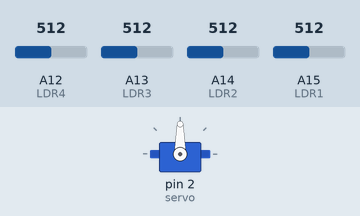
A sketch run on a simulated Arduino Mega 2560, built with avr-gcc and run on an emulated ATmega2560. Parts: servo. The inputs (shaded band) are chosen by the test bench; at power-on: A12 (LDR4) = 512, A13 (LDR3) = 512, A14 (LDR2) = 512, A15 (LDR1) = 512.

Above: at 1.2 s.
1.3 s: A12 (LDR4) set to 965
2.8 s: A12 (LDR4) set to 998
At 3.9 s:
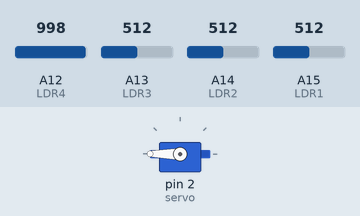
Timing chart, 0 to 5.8 s (numbered marks = the images above; inputs shaded):
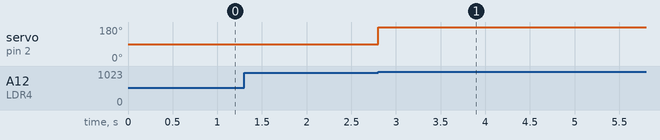

The sketch:

iot.ino
```cpp
#include <Keypad.h>
#include <Servo.h>

// Declaramos los pins de los LDRs
int LDR1 = A15;
int LDR2 = A14;
int LDR3 = A13;
int LDR4 = A12;

// Declaramos el servo
Servo servo;

// Declaramos las entradas del teclado
const byte ROWS = 2;
const byte COLS = 2;

char keys[ROWS][COLS] = {
  {'1','2'},
  {'3','4'}
};

byte rowPins[ROWS] = {39, 37};
byte colPins[COLS] = {31, 33};

Keypad keypad = Keypad(makeKeymap(keys), rowPins, colPins, ROWS, COLS);


void setup() {
    // Hacemos el setup del Serial monitor
    Serial.begin(9600);
    // Inicializamos el tipo de pin
    pinMode(LDR1, INPUT);
    pinMode(LDR2, INPUT);
    pinMode(LDR3, INPUT);
    pinMode(LDR4, INPUT);
    servo.attach(2);
}

void loop() {

    // Leemos el valor de los LDRs
    float ldr1 = analogRead(LDR1);
    float ldr2 = analogRead(LDR2);
    float ldr3 = analogRead(LDR3);
    float ldr4 = analogRead(LDR4);


    // Convertimos sus valores de entrada de 10 bits (maximo 1024) a el máximo de 100
    ldr1 = map(ldr1, 38, 1022, 0, 100);
    ldr2 = map(ldr2, 38, 1022, 0, 100);
    ldr3 = map(ldr3, 38, 1022, 0, 100);
    ldr4 = map(ldr4, 38, 1022, 0, 100);

    // Obtenemos el promedio
    float avg = (ldr1 + ldr2 + ldr3 + ldr4) / 4.0;

    // En caso el promedio sea > a 60, encendemos el servo
    if (avg >= 60) {
        servo.write(180);
    }

    // Leemos el valor del keypad
    char key = keypad.getKey();

    // Si es que se presionó una tecla, mostramos el valor del LDR correspondiente
    if (key != NO_KEY) {
        if (key == '1'){
            Serial.println("LDR elegido: 1");
            Serial.println("Valor: " + String(ldr1) + "%");
        }
        if (key == '2'){
            Serial.println("LDR elegido: 2");
            Serial.println("Valor: " + String(ldr2) + "%");
        }
        if (key == '3'){
            Serial.println("LDR elegido: 3");
            Serial.println("Valor: " + String(ldr3) + "%");
        }
        if (key == '4'){
            Serial.println("LDR elegido: 4");
            Serial.println("Valor: " + String(ldr4) + "%");
        }
    }


}
```

Measured:
- the behaviour switches between 982 and 983 on A12 (LDR4) (found by bisection; images 0 and 1)
- after the input at 1.3 s, every drawn part: stays the same
- after the input at 2.8 s, servo on pin 2 (servo): 90° → 180° at once
